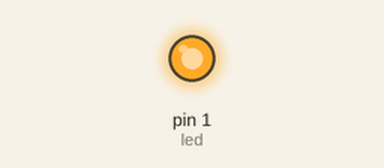
This program was run on a simulated MicroPython board. Shown: output pins drawn as LEDs (lit = HIGH).

Above: at 0.1 s.
Timing chart, 0 to 1.6 s (numbered marks = the images above):
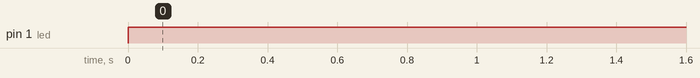

Measured:
- by itself, pin 1 (led): LOW → HIGH at 0.00 s

The program:

Codigo.py
```python
from machine import Pin
import time

led = Pin(1, Pin.OUT)

while True:
    #Encendido mediante 1 o 0
    # 1 = encendido
    # 0 = apagado

    led.value(1) # ecendido
    led.value(0) # apagado

    # Con la propiedad Toggle
    led.toggle()
    time.sleep_ms(100)
```
